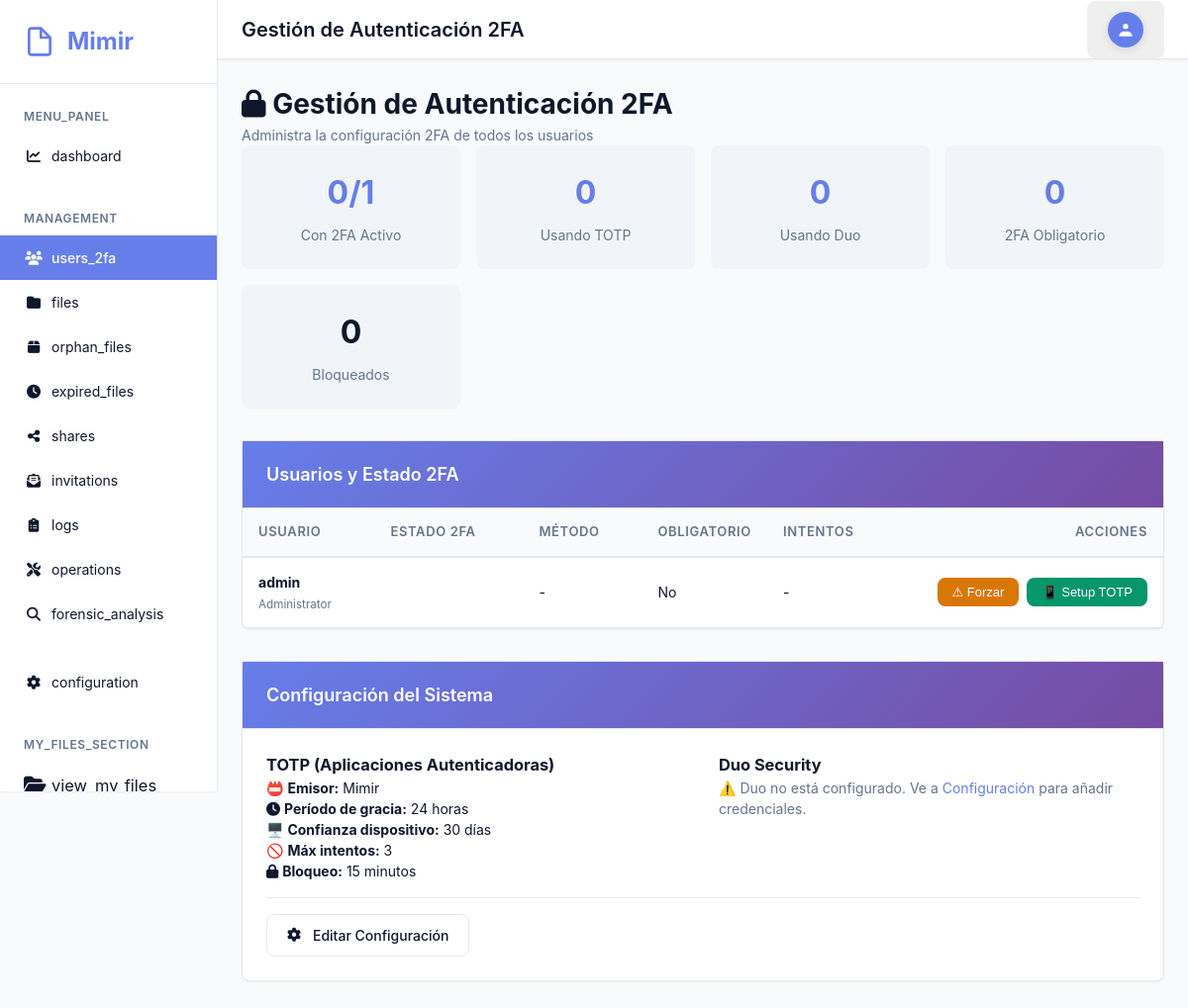
The page /admin/2fa_management.php (signed in) on the database as committed earlier.
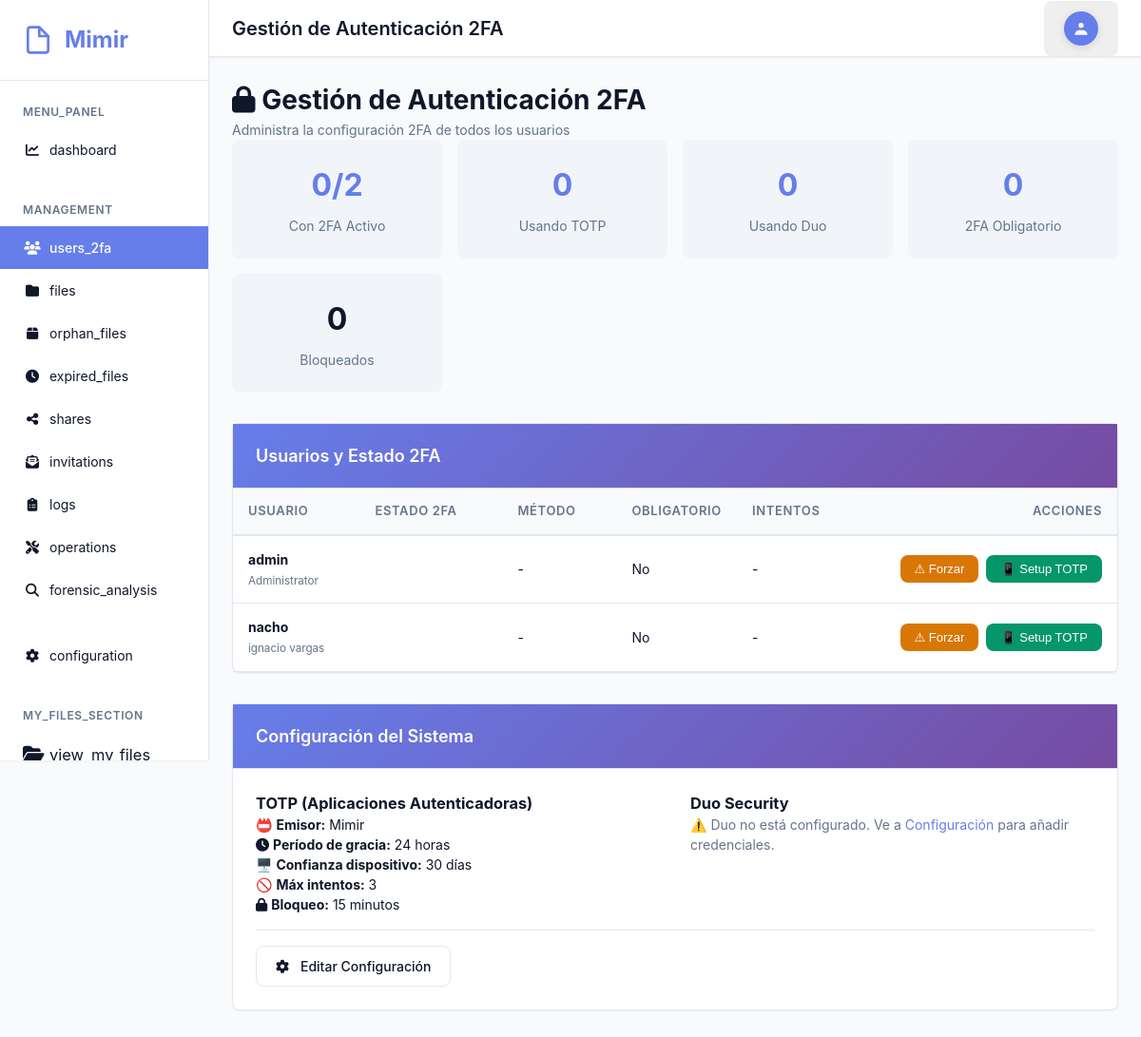
The same page on the database as committed later.
### tables this page shows
CREATE TABLE `users` (
  `id` int(11) NOT NULL AUTO_INCREMENT,
  `username` varchar(50) NOT NULL,
  `email` varchar(100) NOT NULL,
  `language` varchar(10) DEFAULT NULL,
  `password` varchar(255) DEFAULT NULL,
  `full_name` varchar(100) DEFAULT NULL,
  `role` enum('admin','user') NOT NULL DEFAULT 'user',
  `is_active` tinyint(1) NOT NULL DEFAULT 1,
  `is_ldap` tinyint(1) NOT NULL DEFAULT 0,
  `storage_quota` bigint(20) DEFAULT NULL COMMENT 'Storage quota in bytes, NULL = unlimited',
  `storage_used` bigint(20) NOT NULL DEFAULT 0,
  `require_2fa` tinyint(1) NOT NULL DEFAULT 0 COMMENT 'Admin can force 2FA for this user',
  `force_password_change` tinyint(1) NOT NULL DEFAULT 0 COMMENT 'Require user to change password on next login',
  `trusted_devices` text DEFAULT NULL COMMENT 'JSON array of trusted device hashes',
  `last_login` datetime DEFAULT NULL,
  `locked_until` datetime DEFAULT NULL,
  `created_at` timestamp NOT NULL DEFAULT current_timestamp(),
  `updated_at` timestamp NOT NULL DEFAULT current_timestamp() ON UPDATE current_timestamp(),
  PRIMARY KEY (`id`),
  UNIQUE KEY `username` (`username`),
  KEY `idx_role` (`role`),
  KEY `idx_is_active` (`is_active`),
  KEY `idx_require_2fa` (`require_2fa`),
  KEY `idx_force_password_change` (`force_password_change`)
);

### public/admin/2fa_management.php (the view, shortened to what the changed rows need)
<?php
require_once __DIR__ . '/../../includes/layout.php';
$db = Database::getInstance()->getConnection();
$stmt = $db->query("
    SELECT
        u.id,
        u.username,
        u.email,
        u.full_name,
        u.require_2fa,
        u.is_active,
        uf.method,
        uf.is_enabled as has_2fa,
        uf.created_at as 2fa_since,
        (SELECT COUNT(*) FROM 2fa_attempts WHERE user_id = u.id) as total_attempts,
        (SELECT COUNT(*) FROM 2fa_attempts WHERE user_id = u.id AND success = 1) as successful_attempts,
        (SELECT COUNT(*) FROM 2fa_attempts WHERE user_id = u.id AND success = 0 AND attempted_at > DATE_SUB(NOW(), INTERVAL 15 MINUTE)) as recent_failures
    FROM users u
    LEFT JOIN user_2fa uf ON u.id = uf.user_id AND uf.is_enabled = 1
    ORDER BY u.username
");
$users = $stmt->fetchAll(PDO::FETCH_ASSOC);
$stats = [
    'total_users' => count($users),
    'with_2fa' => 0,
    'totp' => 0,
    'duo' => 0,
    'required' => 0,
    'locked' => 0
];
?>
<div class="content">
    <div class="page-header">
        <div>
            <h1><i class="fas fa-lock"></i> Gestión de Autenticación 2FA</h1>
        </div>
    </div>
    <div class="stats-grid">
        <div class="stat-card">
            <div class="stat-value"><?php echo $stats['with_2fa']; ?>/<?php echo $stats['total_users']; ?></div>
            <div class="stat-label">Con 2FA Activo</div>
        </div>
    </div>
    <div class="card">
        <div class="card-header">
            <h2 class="card-title">Usuarios y Estado 2FA</h2>
        </div>
        <div class="card-body" style="padding: 0;">
            <table class="table">
                <thead>
                    <tr>
                        <th>Usuario</th>
                        <th style="width: 150px;">Estado 2FA</th>
                        <th style="width: 120px;">Método</th>
                        <th style="width: 120px;">Obligatorio</th>
                        <th style="width: 150px;">Intentos</th>
                        <th style="width: 250px; text-align: right;">Acciones</th>
                    </tr>
                </thead>
                <tbody>
                    <?php foreach ($users as $user): ?>
                        <tr>
                            <td>
                                <strong><?php echo htmlspecialchars($user['username']); ?></strong>
                                <?php if ($user['full_name']): ?>
                                    <br><small style="color: var(--text-muted);"><?php echo htmlspecialchars($user['full_name']); ?></small>
                                <?php endif; ?>
                            </td>
                            <td>
                                <?php if ($user['has_2fa']): ?>
                                    <span class="user-status status-enabled"><i class="fas fa-check"></i> Activo</span>
                                    <?php if ($user['2fa_since']): ?>
                                        <br><small style="color: var(--text-muted);">
                                            Desde <?php echo date('d/m/Y', strtotime($user['2fa_since'])); ?>
                                        </small>
                                    <?php endif; ?>
                                <?php else: ?>
                                    <span class="user-status status-disabled">✗ Inactivo</span>
                                <?php endif; ?>
                            </td>
                            <td>
                                <?php if ($user['method'] === 'totp'): ?>
                                    📱 TOTP
                                <?php elseif ($user['method'] === 'duo'): ?>
                                    <i class="fas fa-shield-alt"></i> Duo
                                <?php else: ?>
                                    -
                                <?php endif; ?>
                            </td>
                            <td>
                                <?php if ($user['require_2fa']): ?>
                                    <span class="user-status status-required">⚠ Sí</span>
                                <?php else: ?>
                                    No
                                <?php endif; ?>
                            </td>
                            <td>
                                <?php if ($user['total_attempts'] > 0): ?>
                                    <i class="fas fa-check"></i> <?php echo $user['successful_attempts']; ?> /
                                    ✗ <?php echo $user['total_attempts'] - $user['successful_attempts']; ?>
                                    <?php if ($user['recent_failures'] >= 5): ?>
                                        <br><span class="user-status status-locked"><i class="fas fa-lock"></i> Bloqueado</span>
                                    <?php endif; ?>
                                <?php else: ?>
                                    -
                                <?php endif; ?>
                            </td>
                            <td style="text-align: right;">
                                <div style="display: flex; gap: 0.5rem; justify-content: flex-end; flex-wrap: wrap;">
                                    <?php if (!$user['require_2fa']): ?>
                                        <form method="POST" style="display: inline;">
                                            <button type="submit" class="btn btn-sm btn-warning" title="Forzar 2FA">
                                                ⚠ Forzar
                                            </button>
                                        </form>
                                    <?php endif; ?>
                                    <?php if (!$user['has_2fa']): ?>
                                        <form method="POST" style="display: inline;">
                                            <button type="submit" class="btn btn-sm btn-success" title="Configurar TOTP">
                                                📱 Setup TOTP
                                            </button>
                                        </form>
                                    <?php endif; ?>
                                </div>
                            </td>
                        </tr>
                    <?php endforeach; ?>
                </tbody>
            </table>
        </div>
    </div>
    <div class="card" style="margin-top: 2rem;">
        <div class="card-header">
            <h2 class="card-title">Configuración del Sistema</h2>
        </div>
    </div>
</div>

Rows that differ between the two databases and show on the page:
added users: username "nacho", full_name "ignacio vargas", require_2fa "No"
Other text that changed with them:
$stats['total_users']: "1" → "2"
